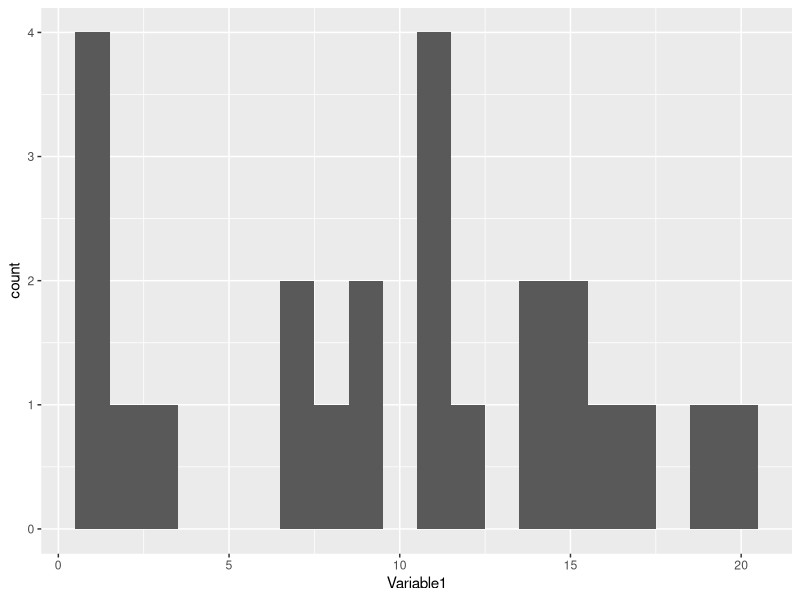
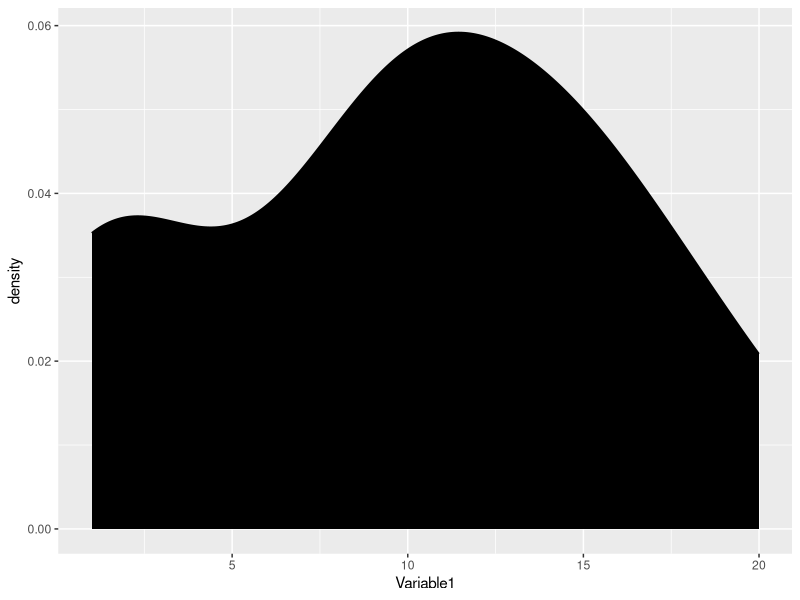
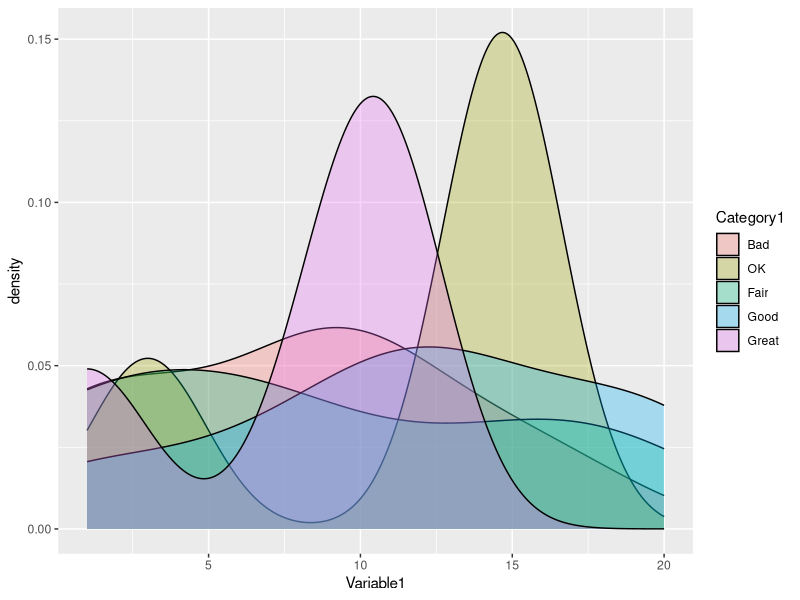
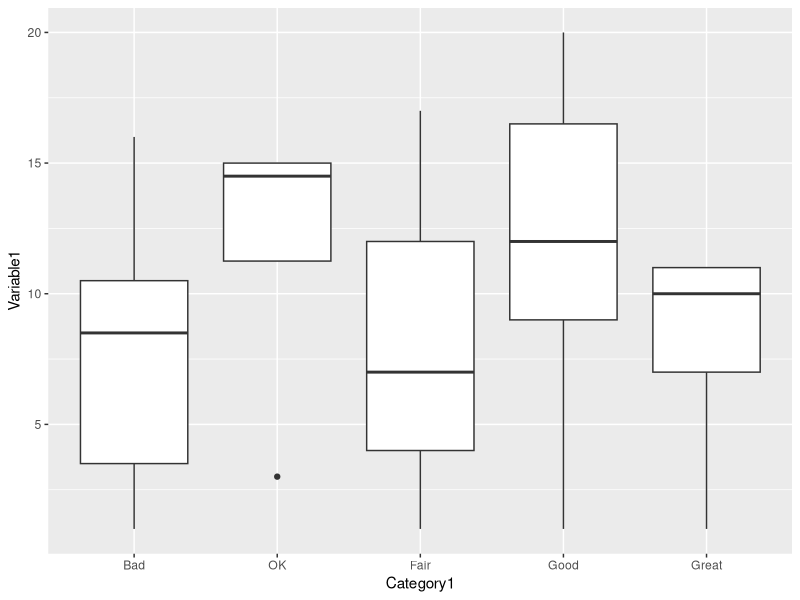
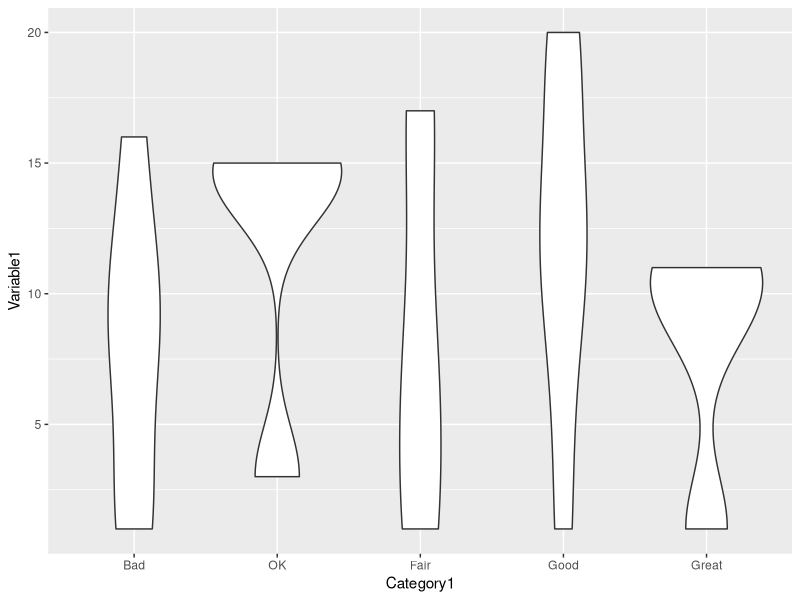
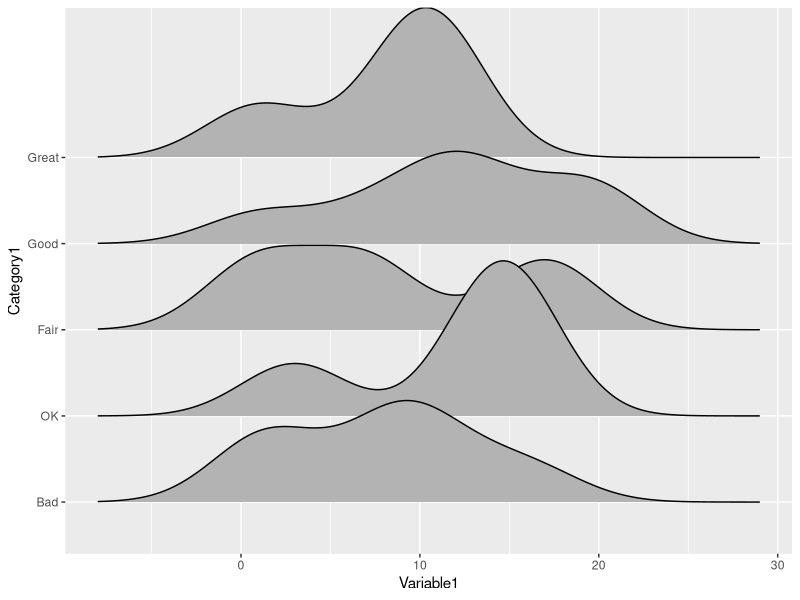
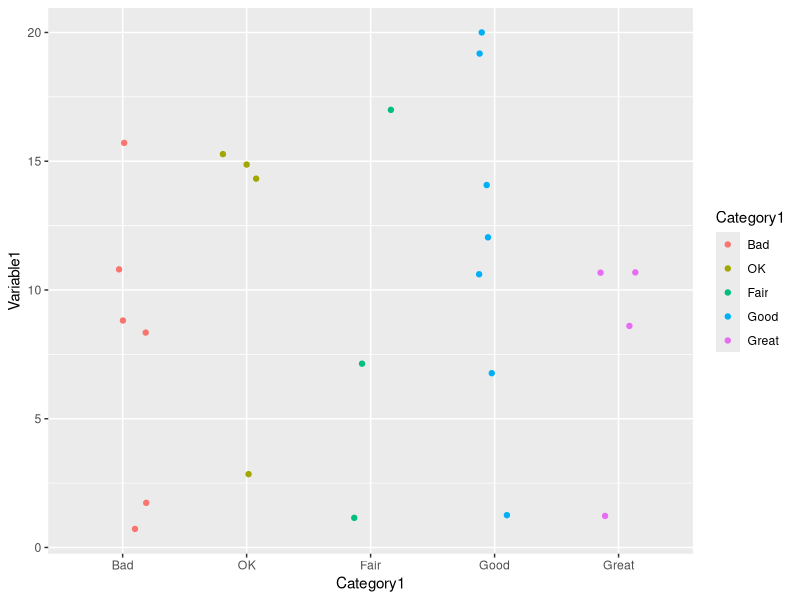
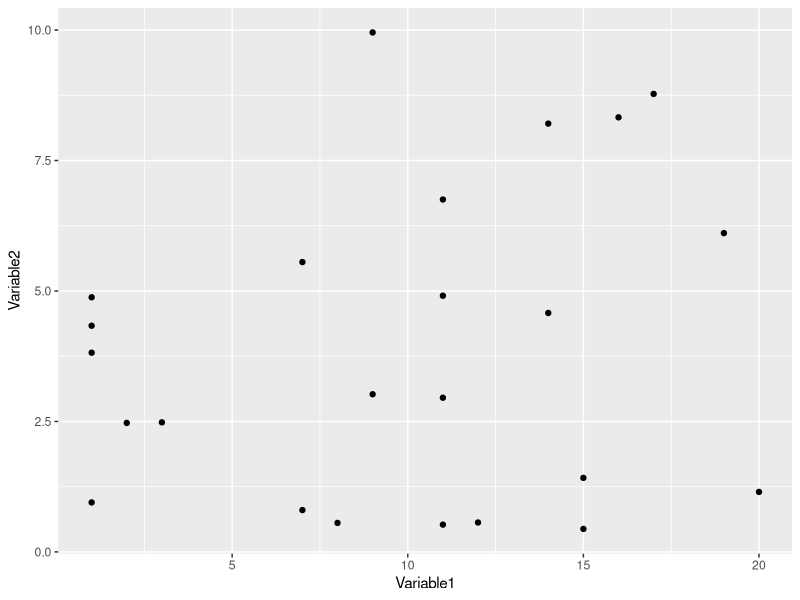

These figures' R source, in order:
# This script is designed to get us started learning how to make better plots

#Started by Stephanie K. Archer 4/6/2021

# here are some important resources:
# Fundamentals of Data Visualization by Claus O. Wilke: https://clauswilke.com/dataviz/introduction.html
# GGplot cookbook: http://www.cookbook-r.com/Graphs/
# GGplot cheatsheet: https://www.maths.usyd.edu.au/u/UG/SM/STAT3022/r/current/Misc/data-visualization-2.1.pdf

# First we should talk about the different types of variables.
# When it comes to plotting you can have two basic types of variables:
# discrete and continuous. I like the explanation from Claus Wilke's book

# "Continuous data values are values for which arbitrarily fine intermediates exist. 
# For example, time duration is a continuous value. Between any two durations, 
# say 50 seconds and 51 seconds, there are arbitrarily many intermediates, such as 50.5 seconds, 
# 50.51 seconds, 50.50001 seconds, and so on. 
# By contrast, number of persons in a room is a discrete value. 
# A room can hold 5 persons or 6, but not 5.5....
# Next we’ll consider the types of data we may want to represent in our visualization. 
# You may think of data as numbers, but numerical values are only two out of several types of data we may encounter. 
# In addition to continuous and discrete numerical values, data can come in the form of discrete categories, in the form of dates or times, and as text. 
# When data is numerical we also call it quantitative and when it is categorical we call it qualitative. 
# Variables holding qualitative data are factors, and the different categories are called levels. 
# The levels of a factor are most commonly without order (as in the example of “dog”, “cat”, “fish” in Table 2.1), but factors can also be ordered, 
# when there is an intrinsic order among the levels of the factor (as in the example of “good”, “fair”, “poor” in Table 2.1)."


# The type of plot that you chose to use is, in part, dependent on
# the types of  data that you want to display. This page from the Claus Wilke book is 
# very useful for showing you the types of plots that are possible for different
# types of data/information that you want to display: https://clauswilke.com/dataviz/directory-of-visualizations.html


# we are going to work through the basic types of plots then move on to how
# to improve their design.

# First, lets load  packages
library(tidyverse)
if(!require(lubridate))install.packages("lubridate");library(lubridate)

# lets make an example dataset to use for a bar plot
data1<- data.frame(Condition = factor(x = c("Bad","OK","Fair","Good","Great"),
                                      levels = c("Bad","OK","Fair","Good","Great")),
                   N.Samples = sample(1:100,5))


# now lets make a basic bar plot

p1<-ggplot(data = data1)+
  geom_bar(aes(x=Condition,y=N.Samples),stat = "identity")

# while there are a lot of ways we can improve the design of this plot, it does
# accurately convey our data in a relatively clear way. So it is a perfectly fine plot.

# Now lets make a larger dataset that has a few different types of variables

data2<-data.frame(Category1 = sample(factor(x = c("Bad","OK","Fair","Good","Great"),
                                     levels = c("Bad","OK","Fair","Good","Great")),24,replace = T),
                  Category2 = sample(c("dog","cat","bird","fish"),24,replace = T),
                  Variable1 = sample(1:20,24,replace = T),
                  Variable2 = sample(seq(0,10,.001),24),
                  DateVariable = seq.Date(from = ymd("2019-01-01"),to = ymd("2020-12-01"),"month"))

# now lets make some plots that show the distribution of a single variable

# first lets do a histogram
ggplot(data = data2)+
  geom_histogram(aes(x=Variable1),bins = 20) # play around with the bins number to see what that does

# there are other ways to look at the distribution of a single variable

ggplot(data = data2)+
  geom_density(aes(x=Variable1),fill="black")

# you can used this type of plot to relatively easily compare the distribution of a 
# variable between categories. For example:

ggplot(data = data2)+
  geom_density(aes(x=Variable1,fill = Category1),alpha=.3)#the alpha here makes the 
# fills transparent do you can see through them. Try experimenting with it to see what
# changing the alpha value (can go between 0 and 1) does for your figure.

# another way to compare distributions between categories is boxplots

ggplot(data = data2)+
  geom_boxplot(aes(x = Category1,y = Variable1))

# these plots convey more information than the overlapping density plots. 
# the boxplots show information about the data in a succint way: https://towardsdatascience.com/understanding-boxplots-5e2df7bcbd51

# other plots are the violin plot:

ggplot(data = data2)+
  geom_violin(aes(x = Category1,y = Variable1))

# and ridgeline plots
if(!require(ggridges))install.packages("ggridges");library(ggridges)

ggplot(data = data2)+
  geom_density_ridges(aes(y=Category1, x=Variable1))


# another option is to just "see" all the datapoints

ggplot(data = data2)+
  geom_jitter(aes(x=Category1,y=Variable1,color = Category1),width=.2)

# now lets make a plot visualizing 2 conitnuous variables
# this is called a scatter plot

ggplot(data = data2)+
  geom_point(aes(x=Variable1,y=Variable2))

# now lets look at line plots. These are useful when there's an order to your x axis
# i.e., when your x axis is related to time

ggplot(data = data2)+
  geom_line(aes(x=DateVariable,y=Variable1))

# before we start looking at ways to make these plots prettier we need to talk about ways
# to convery more than 2 pieces of information with a plot. For example - lets
# say we want to see the relationship between variable1, variable2, and category 2
# we can do this using colors

ggplot(data = data2)+
  geom_point(aes(x=Variable1,y=Variable2,color=Category2))

# or by using facets
ggplot(data = data2)+
  geom_point(aes(x=Variable1,y=Variable2,color=Category1))+
  facet_grid(Category1~Category2)

# There's often multiple ways to display the same Lets say we want to
# look at how the value of Variable 2 varies depending on our two categories.
# one way we can do that is a slightly more complicated version of the boxplot

ggplot(data = data2)+
  geom_boxplot(aes(x=Category1,y=Variable2,fill=Category2))

# another way we can do this is with facets
ggplot(data = data2)+
  geom_boxplot(aes(x=Category1,y=Variable2))+
  facet_wrap(~Category2)

# or with a scatterplot (note I find this VERY hard to interpret)
ggplot(data = data2)+
  geom_jitter(aes(x=Category1,y=Variable2,color=Category2),width = .2)

# another way is to reorganize the data and make a heat map
data2%>%
  group_by(Category1,Category2)%>%
  summarize(mean.Variable2 = mean(Variable2))%>%
  ggplot()+
  geom_tile(aes(x=Category1,y=Category2,fill=mean.Variable2))

(p1<-ggplot(data = data1)+
    geom_hline(aes(yintercept=50),linetype="dashed",color="darkgreen",alpha=.6)+
  geom_bar(aes(x=Condition,y=N.Samples,fill=Condition),color="purple",stat = "identity",width=.5))

p1+
  theme_bw()+
  theme(axis.text = element_text(size=12,angle=0,hjust=1,vjust=.5,color="red"),
        plot.title = element_text(hjust = 0.5,size=20,face="italic",family="serif"),
        axis.title.x = element_text(size=15,face="bold"),
        axis.title.y=element_text(size=20,color="green"),
        legend.position = "none",
        panel.grid=element_blank())+
  scale_x_discrete(labels = c("Bad","O \n K","Fa \n ir","Good","Great"))+
  ggtitle("Our ugly plot")+
  ylab("Number of samples")+
  xlab("Something very long so \n its good to break it up")+
  geom_vline(aes(xintercept=2.5))+
  geom_abline(aes(slope=-10,intercept=90))
  
